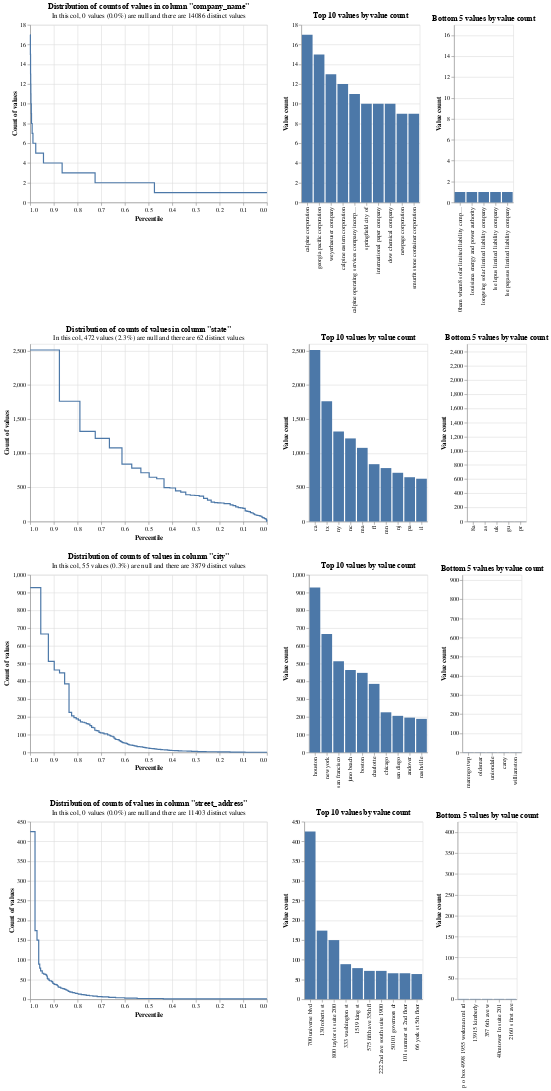

Here is the notebook cell this chart was saved with:
### Code cell
profile_columns(eia_match_df[MATCH_COLS], db_api=DuckDBAPI(), top_n=10, bottom_n=5)
